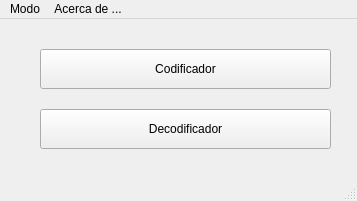
<?xml version="1.0" encoding="UTF-8"?>
<ui version="4.0">
 <class>MainWindow</class>
 <widget class="QMainWindow" name="MainWindow">
  <property name="geometry">
   <rect>
    <x>0</x>
    <y>0</y>
    <width>357</width>
    <height>201</height>
   </rect>
  </property>
  <property name="windowTitle">
   <string>Resistencias</string>
  </property>
  <widget class="QWidget" name="centralwidget">
   <widget class="QPushButton" name="btnCodificador">
    <property name="geometry">
     <rect>
      <x>40</x>
      <y>30</y>
      <width>291</width>
      <height>40</height>
     </rect>
    </property>
    <property name="text">
     <string>Codificador</string>
    </property>
   </widget>
   <widget class="QPushButton" name="btnDecodificador">
    <property name="geometry">
     <rect>
      <x>40</x>
      <y>90</y>
      <width>291</width>
      <height>40</height>
     </rect>
    </property>
    <property name="text">
     <string>Decodificador</string>
    </property>
   </widget>
  </widget>
  <widget class="QMenuBar" name="menubar">
   <property name="geometry">
    <rect>
     <x>0</x>
     <y>0</y>
     <width>357</width>
     <height>36</height>
    </rect>
   </property>
   <widget class="QMenu" name="menuModo">
    <property name="title">
     <string>Modo</string>
    </property>
    <addaction name="actionCodificador"/>
    <addaction name="actionDecodificador"/>
   </widget>
   <widget class="QMenu" name="menuAcerca_de">
    <property name="title">
     <string>Acerca de ...</string>
    </property>
   </widget>
   <addaction name="menuModo"/>
   <addaction name="menuAcerca_de"/>
  </widget>
  <widget class="QStatusBar" name="statusbar"/>
  <action name="actionCodificador">
   <property name="text">
    <string>Codificador</string>
   </property>
  </action>
  <action name="actionDecodificador">
   <property name="text">
    <string>Decodificador</string>
   </property>
  </action>
 </widget>
 <resources/>
 <connections/>
</ui>
